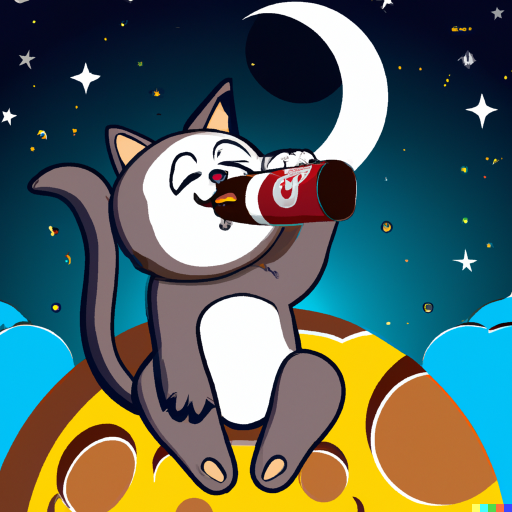
#> input picture src/images.input.png, 1024 x 1024 px (shown at 1/2 size)
$ python exo_pairprograming.py
#> lines starting #> are read from the running program, lines starting #| are printed output that depends on the picture
# [11 lines of commented-out code are left out]

import numpy as np
from PIL import Image

image = Image.open("images.input.png")
#> image is the input picture: PIL image 1024x1024 RGB; mean R, G, B 86.6, 102.5, 96.3
image_data = np.array(image)
print(image_data.shape)
#| (1024, 1024, 3)

new_array = np.array([[1, 2], [3, 4]])
print(new_array * 2)

sequence_data = np.arange(2, 14)
print(sequence_data.shape)
sequence_data = sequence_data.reshape(6, 2)
print(sequence_data)

image_data[:, :, 2] = 0
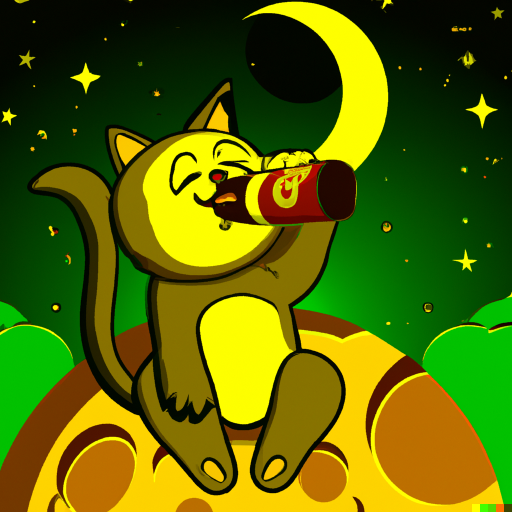
#> image_data: shape (1024, 1024, 3) (shown at 1/2 size); mean R, G, B 86.6, 102.5, 0
print(image_data)
#> (printed output is left out)

np.mean(image_data)
np.min(image_data)
np.max(image_data)

processed_image = Image.fromarray(image_data)
processed_image.save("images.input_changed.png")
